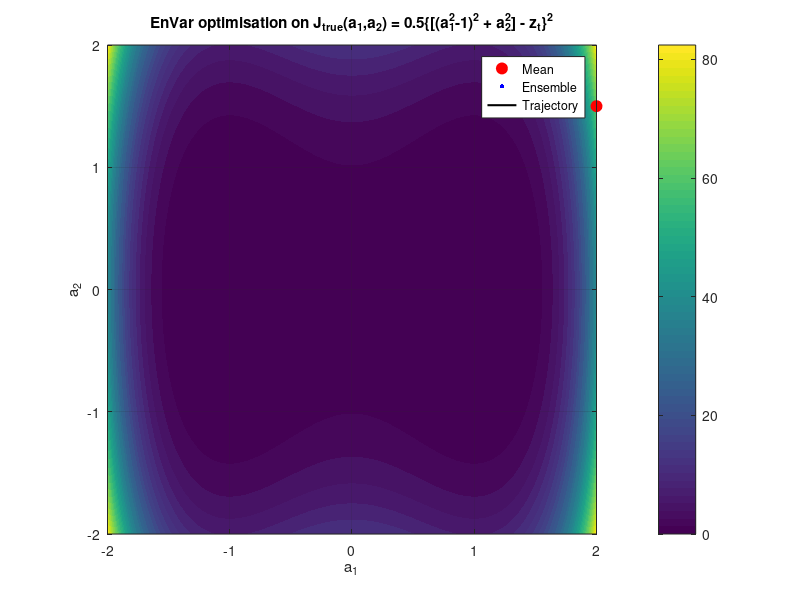

Here is the MATLAB script that generated this plot: (Note: this script raises an error after producing the figure.)
% ----------------------------------------------------------------------- %
% ----------------------- EnVar Optimization Test ----------------------- %
% ------------------- Nonlinear Double-Well Observer -------------------- %
% ----------------------------------------------------------------------- %
clc;
clear; close all;

%% 1. Problem setup
Nen    = 3;        % Number of ensemble members
N_Dofs = 2;        % Number of degrees of freedom
lambda = 0;      % Regularisation strength (0 = off)

% Reference / target in observation space:
% Nonlinear observer: z(a) = (a1^2 - 1)^2 + a2^2
z_target = 0.0;

% Initial guess (choose off-centre to see which well you fall into)
a_e = [2.0; 1.5; 0.0];    % mean control (3 x 1)

% Storage
history_error = [];
history_a     = a_e;      % mean trajectory (3 x n_it)

fprintf('Nonlinear observer: z(a) = (a1^2 - 1)^2 + a2^2\n');
fprintf('True cost: J_true(a) = 0.5*(z(a) - z_target)^2 + 0.5*lambda*||L a||^2\n');
fprintf('Start: a = [%.2f %.2f %.2f]^T\n\n', a_e(1), a_e(2), a_e(3));

%% 2. Prepare visualisation: J_true(a1,a2) with a3 = 0
figure('Position', [50, 100, 800, 600]);

a1_range = -2.0:0.02:2.0;
a2_range = -2.0:0.02:2.0;
[A1, A2] = meshgrid(a1_range, a2_range);

Zobs = (A1.^2 - 1).^2 + A2.^2;          % z(a1,a2) for a3 = 0
Jtrue = 0.5 * (Zobs - z_target).^2;     % lambda-term ignored in the plot

contourf(A1, A2, Jtrue, 40, 'LineColor', 'none'); hold on;
colorbar;
title('EnVar optimisation on J_{true}(a_1,a_2) = 0.5\{[(a_1^2-1)^2 + a_2^2] - z_t\}^2');
xlabel('a_1'); ylabel('a_2');
axis equal tight; grid on;

% Initial mean and placeholders for ensemble + trajectory
h_mean = plot(a_e(1), a_e(2), 'ro', 'MarkerFaceColor', 'r', ...
              'MarkerSize', 8, 'DisplayName', 'Mean');
h_ens  = plot(NaN, NaN, 'b.', 'MarkerSize', 10, ...
              'DisplayName', 'Ensemble');
h_traj = plot(a_e(1), a_e(2), 'k-', 'LineWidth', 1.5, ...
              'DisplayName', 'Trajectory');
legend([h_mean, h_ens, h_traj], 'Location', 'best');

%% 3. EnVar optimisation loop
maxIter = 50;
alpha   = 0.2;      % relaxation factor, <1.0 to slow down steps

for iter = 1:maxIter

    % --- A. Generate ensemble around current mean -----------------------
    a_r_ensemble = Ensemble(Nen, a_e);      % size: N_Dofs x Nen
    E_prime      = a_r_ensemble - a_e;      % deviation matrix E'

    % --- B. Nonlinear observer for this iteration -----------------------
    % Observer: z(a) = (a1^2 - 1)^2 + a2^2, scalar
    % Observation mismatch: o(a) = z(a) - z_target

    % Mean observation
    a1_e = a_e(1);
    a2_e = a_e(2);
    z_e  = (a1_e^2 - 1)^2 + a2_e^2;
    o_e  = z_e - z_target;            % scalar: 1 x 1

    % Ensemble observations
    o_r_mat = zeros(1, Nen);          % 1 x Nen
    for k = 1:Nen
        a1_k = a_r_ensemble(1, k);
        a2_k = a_r_ensemble(2, k);
        z_k  = (a1_k^2 - 1)^2 + a2_k^2;
        o_r_mat(1, k) = z_k - z_target;
    end

    % Observation perturbation matrix H (1 x Nen)
    H = o_r_mat - o_e;

    % --- C. Local EnVar cost in weight space, solve for w ----------------
    J_fun = @(w) Cost(o_e, H, w, a_e, E_prime, lambda);

    w0   = zeros(Nen, 1);
    LB   = -Inf(Nen, 1);
    UB   =  Inf(Nen, 1);
    opts = optimset('Display', 'off', 'Algorithm', 'sqp');

    [w_opt, J_loc] = fmincon(J_fun, w0, [], [], [], [], LB, UB, [], opts);

    % --- D. Update mean in control space --------------------------------
    step_vec  = E_prime * w_opt;         % N_Dofs x 1
    a_e       = a_e + alpha * step_vec;  % relaxed update

    % Store trajectory
    history_a(:, end+1) = a_e;

    % Compute true cost for monitoring (using same J_true definition)
    a1     = a_e(1); 
    a2     = a_e(2);
    z_val  = (a1^2 - 1)^2 + a2^2;
    J_true = 0.5 * (z_val - z_target)^2;
    % simple L a regularisation if desired
    if lambda > 0
        L = diag(1:3);
        J_true = J_true + 0.5 * lambda * norm(L * a_e)^2;
    end

    current_error = abs(z_val - z_target);  % error in observable
    history_error = [history_error; current_error];

    % --- E. Update plots -------------------------------------------------
    set(h_ens,  'XData', a_r_ensemble(1,:), 'YData', a_r_ensemble(2,:));
    set(h_mean, 'XData', a_e(1),            'YData', a_e(2));
    set(h_traj, 'XData', history_a(1,:),    'YData', history_a(2,:));
    drawnow;

    % --- F. Logging ------------------------------------------------------
    fprintf(['Iter %2d | J_loc(w) = %.3e | J_true(a) = %.3e | ' ...
             '|z - z_t| = %.3e | a = [%.3f %.3f %.3f]^T\n'], ...
             iter, J_loc, J_true, current_error, a_e(1), a_e(2), a_e(3));

    if current_error < 1e-6
        fprintf('Converged: |z(a) - z_target| < 1e-6.\n');
        break;
    end
end

%% 4. Error convergence
figure;
plot(history_error, '-o', 'LineWidth', 1.5);
xlabel('Iteration');
ylabel('|z(a) - z_{target}|');
title('EnVar convergence of nonlinear observable');
grid on;

%% 5. Final trajectory on J_true(a1,a2)
figure('Position', [900, 100, 800, 600]);
contourf(A1, A2, Jtrue, 40, 'LineColor', 'none'); hold on; grid on;
axis equal tight;
colorbar;
title('Mean trajectory on J_{true}(a_1,a_2)');
xlabel('a_1'); ylabel('a_2');

plot(history_a(1,:), history_a(2,:), 'k-o', 'LineWidth', 1.5, ...
     'MarkerFaceColor', 'k', 'DisplayName', 'Mean trajectory');
plot(history_a(1,1),  history_a(2,1),  'gs', 'MarkerSize', 10, ...
     'MarkerFaceColor', 'g', 'DisplayName', 'Start');
plot(history_a(1,end),history_a(2,end),'ro', 'MarkerSize', 10, ...
     'MarkerFaceColor', 'r', 'DisplayName', 'End');
legend('show', 'Location', 'best');
